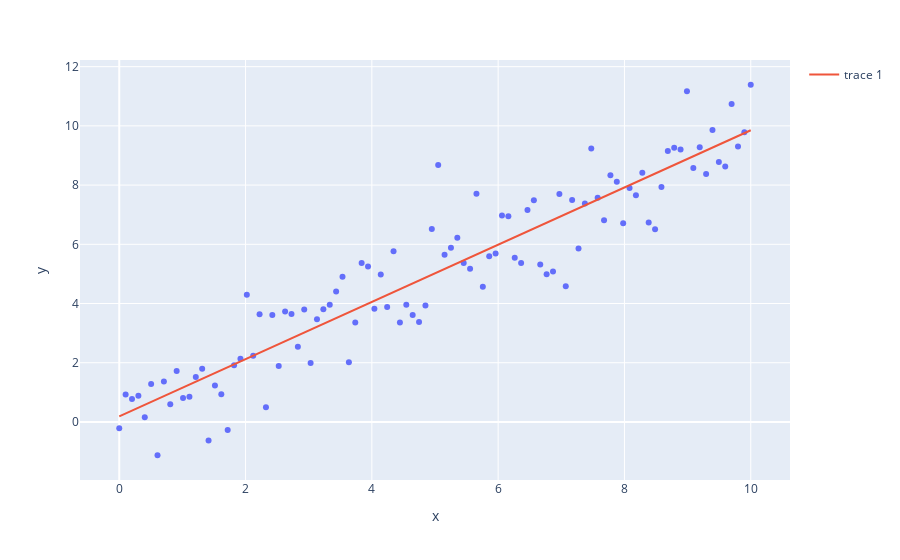

This figure's notebook cell:
### Code cell
import numpy as np
import random
import plotly.express as px

x = np.linspace(0, 10, 100)
y = x + np.random.normal(size=x.size)

A = np.array([[np.sum(x**2), np.sum(x)], [np.sum(x), x.size]])
b = np.array([np.sum(x*y), np.sum(y)])
coef = np.linalg.solve(A, b)


fig = px.scatter(x=x, y=y)
fig.add_scatter(x=x, y=coef[0]*x + coef[1], mode='lines')
fig.show()
